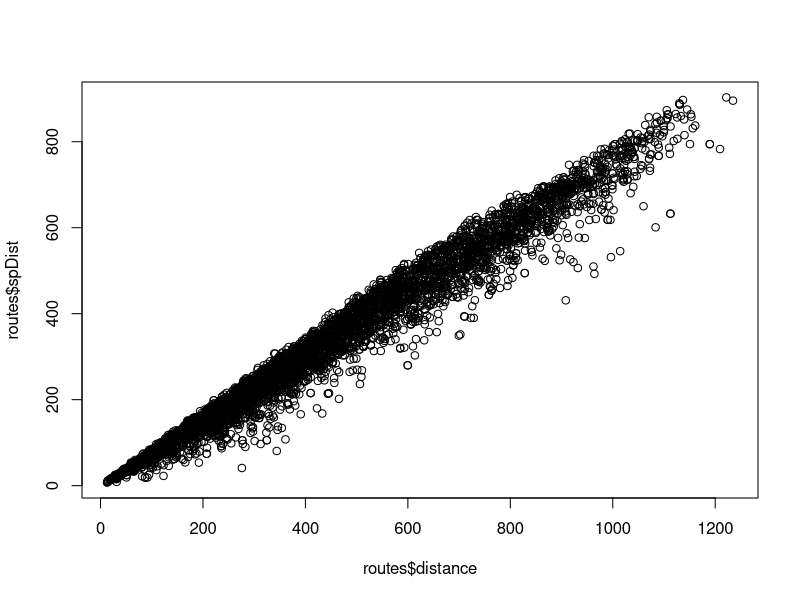
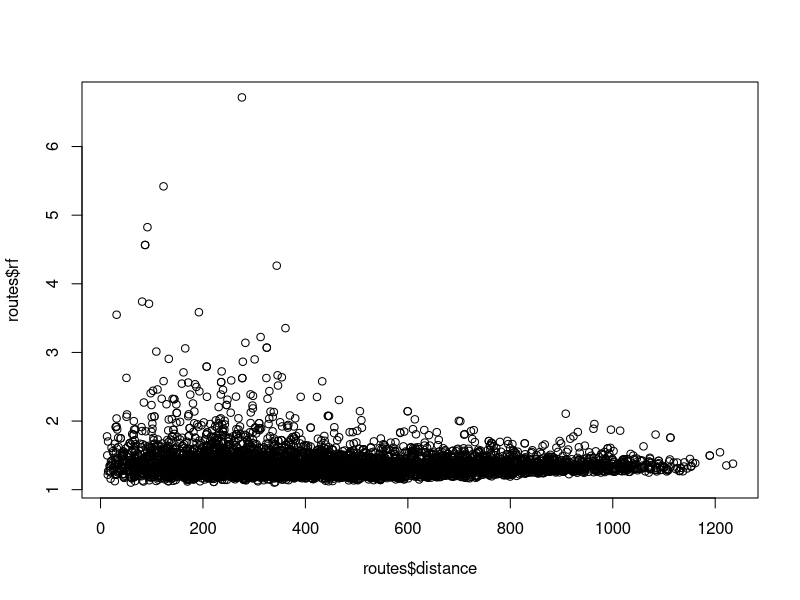
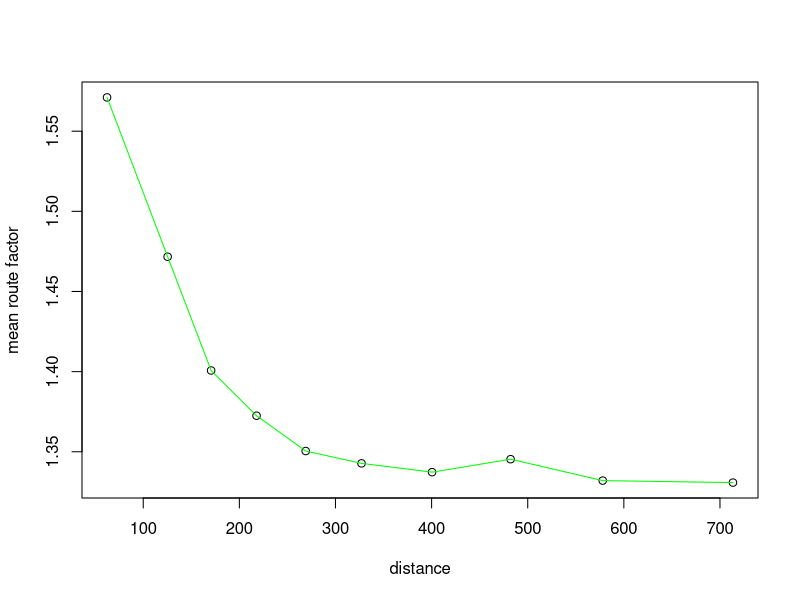
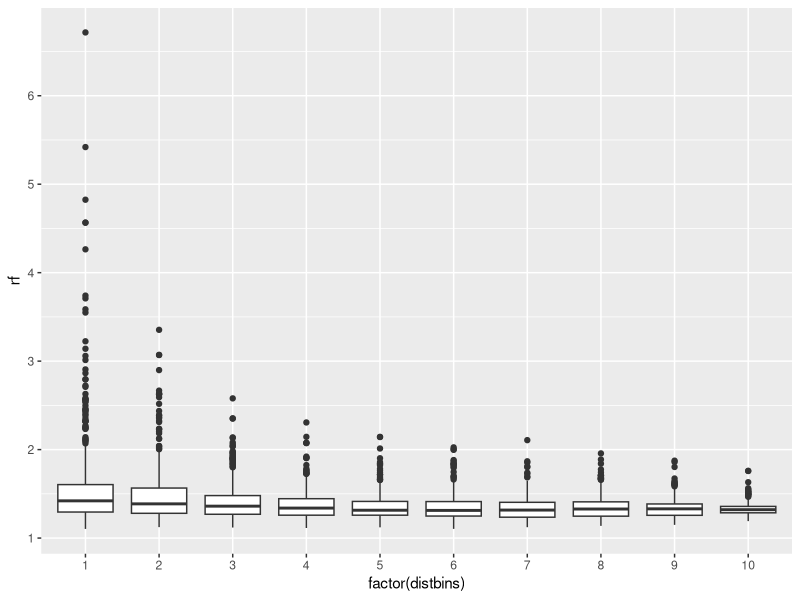
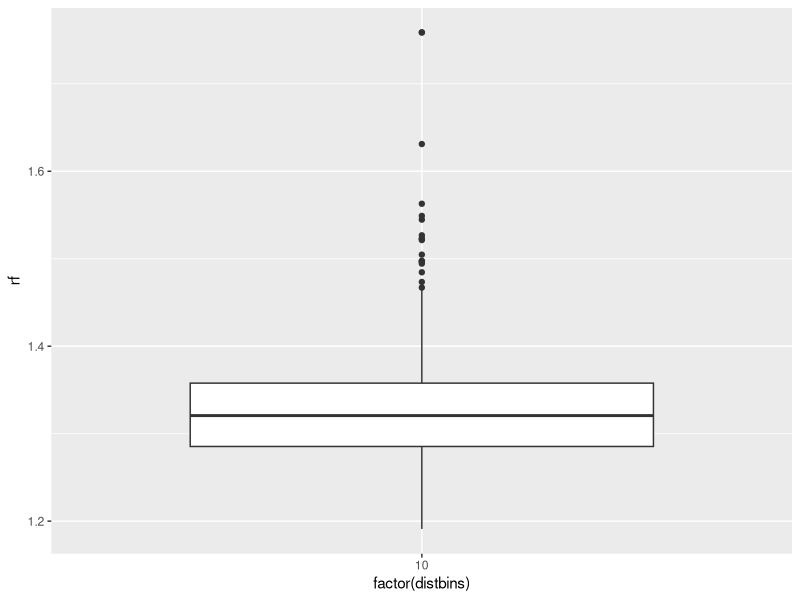

Source code (R) for these figures, in order:
#compare straight-line (or Great Circle) distance to route distance
library(sp)
library(ggplot2)
library(Hmisc)#for binning distances

routes <- read.csv("latestrbindOfMatrixOutputs.csv")

#convert distance to kms
routes$distance <- routes$distance / 1000

#For ease of reading, let's subset to get the values we want
# origins <- subset(routes, select = c(origin_x, origin_y))
# dests <- subset(routes, select = c(dest_x, dest_y))
# justcoords <- subset(routes, select = c(origin_x, origin_y, dest_x, dest_y))
# justcoords <- data.matrix(justcoords)

origins <- data.matrix(subset(routes, select = c(origin_x, origin_y)))
dests <- data.matrix(subset(routes, select = c(dest_x, dest_y)))

routes$spDist <- 0

for (i in 1:nrow(origins)) {
  
  #get a single pair, turn into matrix for spDistN1
  #needs transposing. Not sure why it doesn't keep the original orientation
  orig <- t(data.matrix(origins[i,]))
  #spDistN1: first arg needs to be a matrix of points. Supplying it with a single-row matrix
  #Second argument has to be a single point.
  #If the first arg had more values it would find all dists between each of those and the single point
  #But we only want each origin-destination pair distance
  #http://rpackages.ianhowson.com/rforge/sp/man/spDistsN1.html
  routes$spDist[i] <- spDistsN1(orig,dests[i,], longlat=TRUE)
  
}

plot(routes$distance, routes$spDist)

#ROUTE FACTOR
#I think I might reverse the ratio from the one I say in the PhD.
#Euclidean over route will be < 1, with it going towards asymptotic (lim -> 1) as routes become perfect.

#routes$rf <- routes$spDist/routes$distance
#Or have the ratio mean "how much further route distance is than Euclidean/Great Circle
routes$rf <- routes$distance/routes$spDist

plot(routes$distance, routes$rf)

bins = 10

#Hypothesis: route factor varies depending on distance. Lower distances have lower route factors.
#Use following to split into distance bins
#Then correlate average route factor per bin to average distance per bin
#http://stackoverflow.com/questions/6104836/splitting-a-continuous-variable-into-equal-sized-groups
routes$distbins <- as.numeric(cut2(routes$spDist, g=bins))

distmean <- rep(0,bins)
rfmean <- rep(0,bins)

rfhypo <- data.frame(distmean, rfmean)

#Use these bins to get average distance...
rfhypo$distmean <- tapply(routes$spDist, routes$distbins, mean)
#... and average route factor
rfhypo$rfmean <- tapply(routes$rf, routes$distbins, mean)

plot(rfhypo, xlab="distance", ylab="mean route factor")
lines(rfhypo, col="green")

sub <- routes[,c(11,12)]

#What's the distribution in each of the distance bins?
output <- ggplot(routes, aes(factor(distbins), rf)) +
  geom_boxplot()

output

sub <- routes[routes$distbins == 10,]

output <- ggplot(sub, aes(factor(distbins), rf)) +
  geom_boxplot()

output
